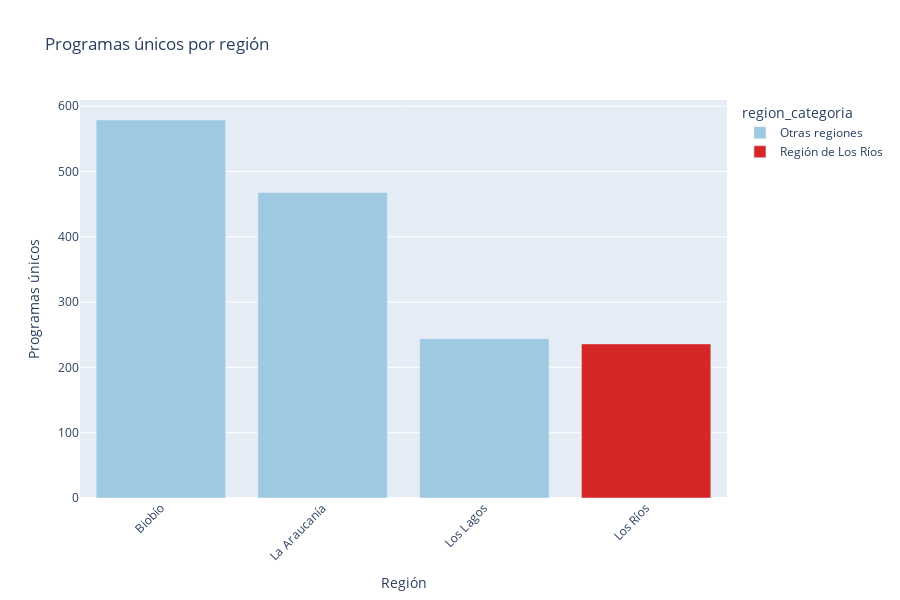

Notebook source saved alongside this figure:
### Markdown cell above
## Programas únicos por región
Otra perspectiva de escala es el número de programas diferentes que oferta cada región.

### Code cell
fig_programas = px.bar(
    regions_summary.sort_values('programas_unicos', ascending=False),
    x='region_sede',
    y='programas_unicos',
    color='region_categoria',
    color_discrete_map=color_map,
    title='Programas únicos por región',
    labels={'region_sede': 'Región', 'programas_unicos': 'Programas únicos'}
)
fig_programas.update_layout(xaxis_tickangle=-45, height=600)
fig_programas

### Figure 1 — Plotly figure (JSON) as saved in the notebook; plotly's stock layout.template omitted (floating-point values rounded to 4 significant figures)
{"data": [{"hovertemplate": "region_categoria=Otras regiones<br>Región=%{x}<br>Programas únicos=%{y}<extra></extra>", "legendgroup": "Otras regiones", "marker": {"color": "#9ecae1", "pattern": {"shape": ""}}, "name": "Otras regiones", "orientation": "v", "showlegend": true, "textposition": "auto", "type": "bar", "x": ["Biobío", "La Araucanía", "Los Lagos"], "xaxis": "x", "y": [579, 468, 244], "yaxis": "y"}, {"hovertemplate": "region_categoria=Región de Los Ríos<br>Región=%{x}<br>Programas únicos=%{y}<extra></extra>", "legendgroup": "Región de Los Ríos", "marker": {"color": "#d62728", "pattern": {"shape": ""}}, "name": "Región de Los Ríos", "orientation": "v", "showlegend": true, "textposition": "auto", "type": "bar", "x": ["Los Ríos"], "xaxis": "x", "y": [236], "yaxis": "y"}], "layout": {"barmode": "relative", "height": 600, "legend": {"title": {"text": "region_categoria"}, "tracegroupgap": 0}, "title": {"text": "Programas únicos por región"}, "xaxis": {"anchor": "y", "domain": [0, 1], "tickangle": -45, "title": {"text": "Región"}}, "yaxis": {"anchor": "x", "domain": [0, 1], "title": {"text": "Programas únicos"}}}}
